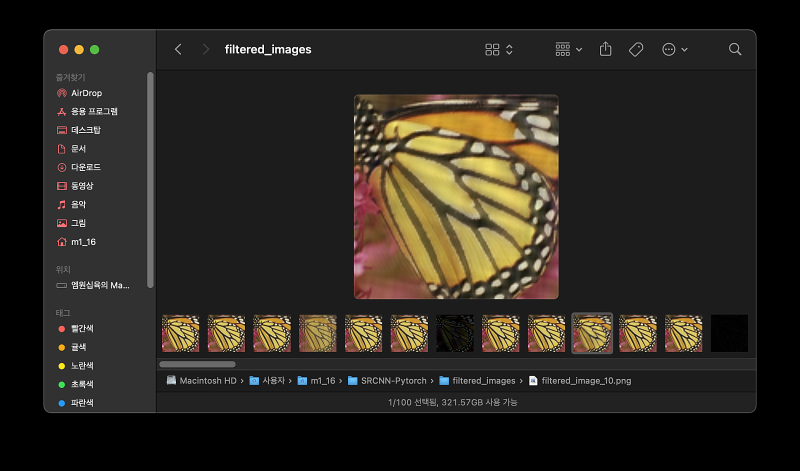
#> input picture ScrShot.png, 1600 x 941 px, given in place of sample.jpg, which was not available (shown at 1/2 size)
$ python example.py
#> lines starting #> are read from the running program, lines starting #| are printed output that depends on the picture; pictures that were not available may be replaced by others from this repository, and a replacement may not be noted
### fft_cutout_augmentation.py
import numpy as np
import cv2
import os
import argparse

def apply_fft_cutout(img_path, output_dir, num_images=100):
    # RGB 이미지 읽기
    img = cv2.imread(img_path)
    if img is None:
        print(f"Error: Could not read image {img_path}")
        return

    img_rgb = cv2.cvtColor(img, cv2.COLOR_BGR2RGB)

    # 이미지 크기를 짝수로 조정
    height, width, _ = img_rgb.shape
    if height % 2 != 0:
        img_rgb = img_rgb[:-1, :, :]
    if width % 2 != 0:
        img_rgb = img_rgb[:, :-1, :]

    # 저장할 디렉토리 생성
    os.makedirs(output_dir, exist_ok=True)

    # 지정된 횟수만큼 반복하여 필터링 및 저장
    for i in range(num_images):
        # 랜덤 cutout 영역 설정
        height, width, _ = img_rgb.shape
        x = np.random.randint(0, width)
        y = np.random.randint(0, height)
        w = np.random.randint(20, 120)
        h = np.random.randint(20, 120)

        # 각 채널별로 2차원 FFT 변환 및 cutout 적용
        fft_channels = []
        for channel in range(3):
            fft = np.fft.fft2(img_rgb[:, :, channel])
            fft_shift = np.fft.fftshift(fft)
            c_height, c_width = fft_shift.shape

            # cutout 영역이 이미지 경계를 넘지 않도록 조정
            x_end = min(x + w, c_width)
            y_end = min(y + h, c_height)

            # cutout 적용 (주파수 영역에서 특정 부분을 0으로 설정)
            fft_shift[y:y_end, x:x_end] = 0

            # 역 시프트 및 채널 저장
            fft = np.fft.ifftshift(fft_shift)
            fft_channels.append(fft)

        # 각 채널별로 2차원 역-FFT 변환
        filtered_channels = [np.fft.ifft2(fft).real for fft in fft_channels]
        filtered_img = np.dstack(filtered_channels)

        # 이미지 값 범위 조정 및 저장
        filtered_img_rgb = np.clip(filtered_img, 0, 255).astype(np.uint8)
        save_path = os.path.join(output_dir, f'filtered_image_{i+1}.png')
        cv2.imwrite(save_path, cv2.cvtColor(filtered_img_rgb, cv2.COLOR_RGB2BGR))

    print(f'{num_images} filtered images saved successfully to {output_dir}')

# [8 lines that do not run on import are left out]

### example.py
"""
FFT Cutout Augmentation Example Script
======================================

이 스크립트는 FFT Cutout Augmentation을 사용하는 간단한 예제입니다.
샘플 이미지가 있다면 해당 이미지에 FFT Cutout을 적용하고 결과를 보여줍니다.
샘플 이미지가 없다면 간단한 테스트 이미지를 생성하여 처리합니다.
"""

import os
import numpy as np
import cv2
import matplotlib.pyplot as plt
from fft_cutout_augmentation import apply_fft_cutout

def create_test_image(size=256):
    """간단한 테스트 이미지 생성"""
#> called with size = 256
    # 체스보드 패턴 생성
    checkerboard = np.zeros((size, size, 3), dtype=np.uint8)
    square_size = size // 8

    for i in range(8):
        for j in range(8):
            if (i + j) % 2 == 0:
                y1, y2 = i * square_size, (i + 1) * square_size
                x1, x2 = j * square_size, (j + 1) * square_size
                checkerboard[y1:y2, x1:x2] = [200, 0, 0]  # 빨간색
            else:
                y1, y2 = i * square_size, (i + 1) * square_size
                x1, x2 = j * square_size, (j + 1) * square_size
                checkerboard[y1:y2, x1:x2] = [0, 200, 0]  # 초록색

    # 대각선 패턴 추가
    for i in range(size):
        thickness = 3
        cv2.line(checkerboard, (0, i), (i, 0), (0, 0, 255), thickness)
        cv2.line(checkerboard, (size-i-1, 0), (size-1, i), (255, 255, 0), thickness)

    return checkerboard

def display_fft_result(original_img, output_dir):
    """원본과 FFT Cutout 적용 결과 시각화"""
    plt.figure(figsize=(15, 10))

    # 원본 이미지 표시
    plt.subplot(2, 3, 1)
    plt.imshow(cv2.cvtColor(original_img, cv2.COLOR_BGR2RGB))
    plt.title('Original Image')
    plt.axis('off')

    # FFT Cutout 결과 표시 (5개까지)
    result_files = os.listdir(output_dir)
    result_files = [f for f in result_files if f.startswith('filtered_image_')]
    result_files = sorted(result_files)[:5]  # 최대 5개까지만 표시

    for i, file_name in enumerate(result_files):
        img_path = os.path.join(output_dir, file_name)
        img = cv2.imread(img_path)

        plt.subplot(2, 3, i+2)
        plt.imshow(cv2.cvtColor(img, cv2.COLOR_BGR2RGB))
        plt.title(f'FFT Cutout Result {i+1}')
        plt.axis('off')

    # 원본 이미지의 FFT 시각화
    plt.subplot(2, 3, 6)
    gray = cv2.cvtColor(original_img, cv2.COLOR_BGR2GRAY)
    f = np.fft.fft2(gray)
    fshift = np.fft.fftshift(f)
    magnitude_spectrum = 20 * np.log(np.abs(fshift) + 1)

    plt.imshow(magnitude_spectrum, cmap='viridis')
    plt.title('FFT Magnitude Spectrum (Original)')
    plt.colorbar(shrink=0.7)

    plt.tight_layout()
    plt.savefig(os.path.join(output_dir, 'fft_cutout_results.png'))
    plt.show()

    print(f"결과 이미지가 {output_dir} 디렉토리에 저장되었습니다.")
    print(f"시각화 결과가 {os.path.join(output_dir, 'fft_cutout_results.png')}에 저장되었습니다.")

if __name__ == "__main__":
    # 출력 디렉토리 설정
    output_dir = './fft_cutout_results'

    # 샘플 이미지 경로 (없으면 테스트 이미지 생성)
    sample_path = './sample.jpg'

    if os.path.exists(sample_path):
        # 샘플 이미지가 있는 경우 사용
        original_img = cv2.imread(sample_path)
        print(f"샘플 이미지 {sample_path}를 사용합니다.")
    else:
        # 테스트 이미지 생성 및 저장
        original_img = create_test_image(size=256)
        cv2.imwrite('sample.jpg', original_img)
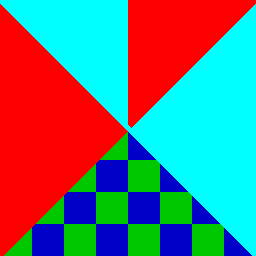
#> saved as sample.jpg: shape (256, 256, 3); mean B, G, R 121, 121, 97.3
        sample_path = './sample.jpg'
        print("샘플 이미지가 없어 테스트 이미지를 생성했습니다: sample.jpg")

    # FFT Cutout 적용
    print("FFT Cutout 증강 적용 중...")
    apply_fft_cutout(sample_path, output_dir, num_images=5)
#> in apply_fft_cutout, img is the input picture: shape (941, 1600, 3); mean B, G, R 31.7, 38.3, 42.4
#> in apply_fft_cutout, `img_rgb = img_rgb[:-1, :, :]`:
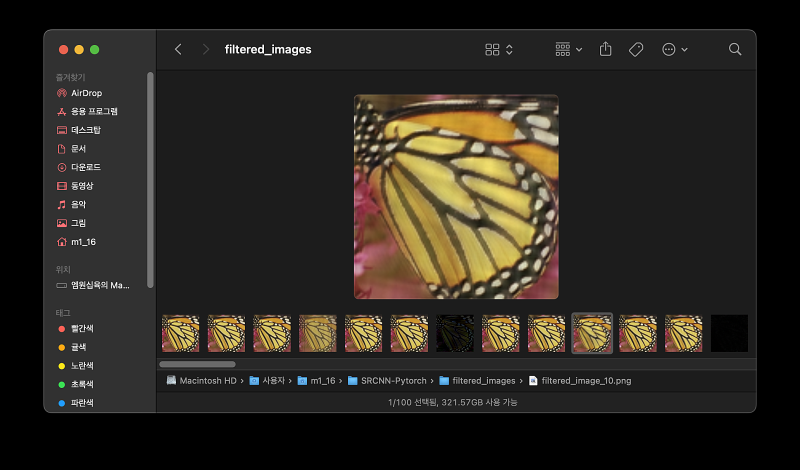
#> img_rgb: shape (940, 1600, 3) (shown at 1/2 size); mean R, G, B 42.4, 38.3, 31.8
#| 5 filtered images saved successfully to ./fft_cutout_results

    # 결과 시각화
    display_fft_result(original_img, output_dir)
#> in display_fft_result, `gray = cv2.cvtColor(original_img, cv2.COLOR_BGR2GRAY)`:
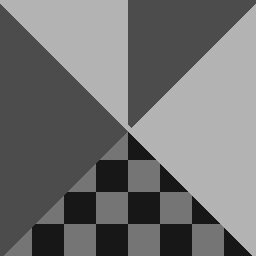
#> gray: shape (256, 256); min 23, max 179, mean 113.9
#> in display_fft_result, `magnitude_spectrum = 20 * np.log(np.abs(fshift) + 1)`:
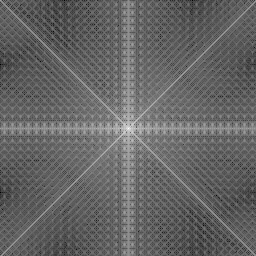
#> magnitude_spectrum: shape (256, 256) float64; min 0, max 316.5, mean 125.9; drawn with min black and max white
#> in display_fft_result, `plt.savefig(os.path.join(output_dir, 'fft_cutout_results.png'))`:
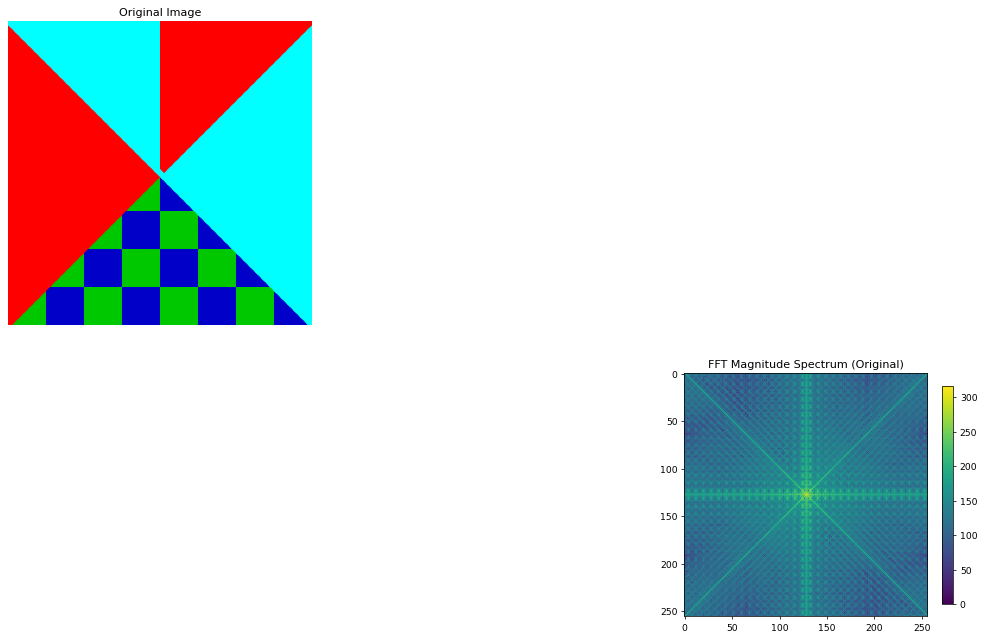
#> figure drawn by matplotlib, 3 panels
